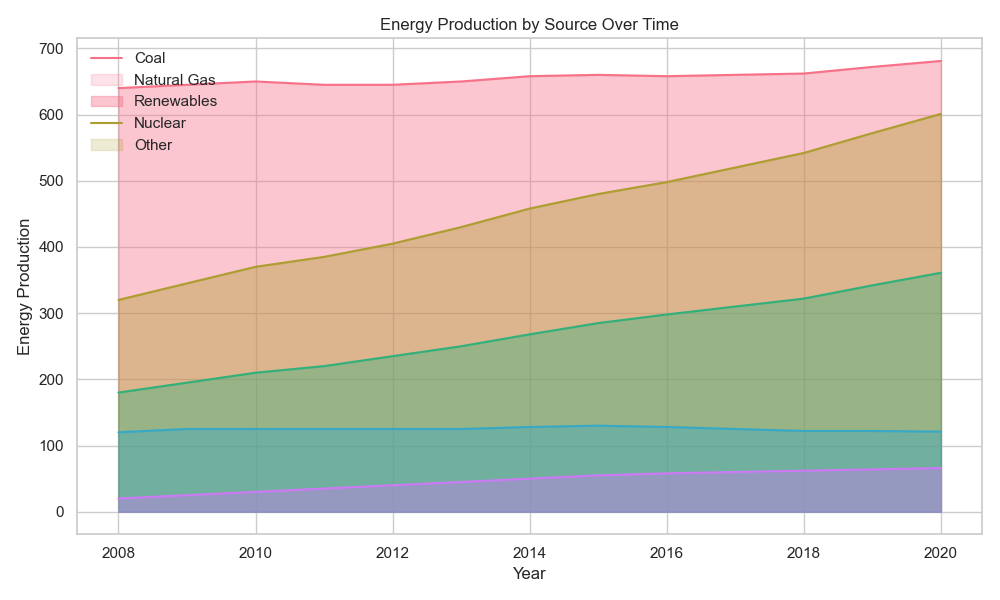

Recreate this plot in Python.

import pandas as pd
import seaborn as sns
import matplotlib.pyplot as plt

# Given data
data = [
    {'Year': 2008, 'Coal': 320, 'Natural Gas': 140, 'Renewables': 60, 'Nuclear': 100, 'Other': 20},
    {'Year': 2009, 'Coal': 300, 'Natural Gas': 150, 'Renewables': 70, 'Nuclear': 100, 'Other': 25},
    {'Year': 2010, 'Coal': 280, 'Natural Gas': 160, 'Renewables': 85, 'Nuclear': 95, 'Other': 30},
    {'Year': 2011, 'Coal': 260, 'Natural Gas': 165, 'Renewables': 95, 'Nuclear': 90, 'Other': 35},
    {'Year': 2012, 'Coal': 240, 'Natural Gas': 170, 'Renewables': 110, 'Nuclear': 85, 'Other': 40},
    {'Year': 2013, 'Coal': 220, 'Natural Gas': 180, 'Renewables': 125, 'Nuclear': 80, 'Other': 45},
    {'Year': 2014, 'Coal': 200, 'Natural Gas': 190, 'Renewables': 140, 'Nuclear': 78, 'Other': 50},
    {'Year': 2015, 'Coal': 180, 'Natural Gas': 195, 'Renewables': 155, 'Nuclear': 75, 'Other': 55},
    {'Year': 2016, 'Coal': 160, 'Natural Gas': 200, 'Renewables': 170, 'Nuclear': 70, 'Other': 58},
    {'Year': 2017, 'Coal': 140, 'Natural Gas': 210, 'Renewables': 185, 'Nuclear': 65, 'Other': 60},
    {'Year': 2018, 'Coal': 120, 'Natural Gas': 220, 'Renewables': 200, 'Nuclear': 60, 'Other': 62},
    {'Year': 2019, 'Coal': 100, 'Natural Gas': 230, 'Renewables': 220, 'Nuclear': 58, 'Other': 64},
    {'Year': 2020, 'Coal': 80, 'Natural Gas': 240, 'Renewables': 240, 'Nuclear': 55, 'Other': 66}
]

# Convert dictionary to a pandas DataFrame
df = pd.DataFrame(data)

# To create a stacked area chart, we need the cumulative sum in reverse order
df = df.set_index('Year')
df_cumsum = df.iloc[:, ::-1].cumsum(axis=1).iloc[:, ::-1]

# Plot the areas using seaborn and matplotlib
sns.set(style="whitegrid")

fig, ax = plt.subplots(figsize=(10, 6))

# Define the palette to use
palette = sns.color_palette("husl", len(df.columns))

# Plot each column as a line and fill the area under it
for i, column in enumerate(df_cumsum.columns):
    sns.lineplot(data=df_cumsum, x=df_cumsum.index, y=column, color=palette[i])
    ax.fill_between(df_cumsum.index, df_cumsum[column], color=palette[i], alpha=0.4)

# Customize the plot
ax.set_ylabel("Energy Production")
ax.set_xlabel("Year")
ax.set_title("Energy Production by Source Over Time")
plt.legend(labels=df.columns, loc='upper left')

# Show the plot
plt.tight_layout()
plt.show()
